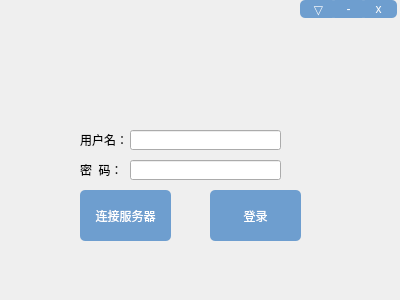
<?xml version="1.0" encoding="UTF-8"?>
<ui version="4.0">
 <class>loginDialog</class>
 <widget class="QDialog" name="loginDialog">
  <property name="geometry">
   <rect>
    <x>0</x>
    <y>0</y>
    <width>400</width>
    <height>300</height>
   </rect>
  </property>
  <property name="windowTitle">
   <string>Dialog</string>
  </property>
  <widget class="QLabel" name="label">
   <property name="geometry">
    <rect>
     <x>0</x>
     <y>0</y>
     <width>401</width>
     <height>301</height>
    </rect>
   </property>
   <property name="text">
    <string/>
   </property>
   <property name="pixmap">
    <pixmap resource="resource.qrc">:/resource/resource/login_3.png</pixmap>
   </property>
  </widget>
  <widget class="QLabel" name="label_4">
   <property name="geometry">
    <rect>
     <x>80</x>
     <y>160</y>
     <width>51</width>
     <height>20</height>
    </rect>
   </property>
   <property name="text">
    <string>密  码：</string>
   </property>
  </widget>
  <widget class="QToolButton" name="btn_addPort">
   <property name="geometry">
    <rect>
     <x>300</x>
     <y>0</y>
     <width>37</width>
     <height>18</height>
    </rect>
   </property>
   <property name="styleSheet">
    <string notr="true">font: 75 12pt &quot;微软雅黑&quot;;
background-color: rgb(110, 158, 207);
color: rgb(255, 255, 255);
border-radius:5px;</string>
   </property>
   <property name="text">
    <string>▽</string>
   </property>
  </widget>
  <widget class="QToolButton" name="btn_close">
   <property name="geometry">
    <rect>
     <x>360</x>
     <y>0</y>
     <width>37</width>
     <height>18</height>
    </rect>
   </property>
   <property name="styleSheet">
    <string notr="true">font: 75 12pt &quot;微软雅黑&quot;;
background-color: rgb(110, 158, 207);
color: rgb(255, 255, 255);
border-radius:5px;</string>
   </property>
   <property name="text">
    <string>x</string>
   </property>
  </widget>
  <widget class="QLineEdit" name="le_uname">
   <property name="geometry">
    <rect>
     <x>130</x>
     <y>130</y>
     <width>151</width>
     <height>20</height>
    </rect>
   </property>
  </widget>
  <widget class="QLabel" name="label_3">
   <property name="geometry">
    <rect>
     <x>80</x>
     <y>130</y>
     <width>48</width>
     <height>20</height>
    </rect>
   </property>
   <property name="text">
    <string>用户名：</string>
   </property>
  </widget>
  <widget class="QLineEdit" name="le_pwd">
   <property name="geometry">
    <rect>
     <x>130</x>
     <y>160</y>
     <width>151</width>
     <height>20</height>
    </rect>
   </property>
  </widget>
  <widget class="QToolButton" name="btn_min">
   <property name="geometry">
    <rect>
     <x>330</x>
     <y>0</y>
     <width>37</width>
     <height>18</height>
    </rect>
   </property>
   <property name="styleSheet">
    <string notr="true">font: 75 12pt &quot;微软雅黑&quot;;
background-color: rgb(110, 158, 207);
color: rgb(255, 255, 255);
border-radius:5px;</string>
   </property>
   <property name="text">
    <string>-</string>
   </property>
  </widget>
  <widget class="QToolButton" name="btn_login">
   <property name="geometry">
    <rect>
     <x>210</x>
     <y>190</y>
     <width>91</width>
     <height>51</height>
    </rect>
   </property>
   <property name="styleSheet">
    <string notr="true">font: 75 12pt &quot;微软雅黑&quot;;
background-color: rgb(110, 158, 207);
color: rgb(255, 255, 255);
border-radius:5px;</string>
   </property>
   <property name="text">
    <string>登录</string>
   </property>
  </widget>
  <widget class="QToolButton" name="btn_login_2">
   <property name="geometry">
    <rect>
     <x>80</x>
     <y>190</y>
     <width>91</width>
     <height>51</height>
    </rect>
   </property>
   <property name="styleSheet">
    <string notr="true">font: 75 12pt &quot;微软雅黑&quot;;
background-color: rgb(110, 158, 207);
color: rgb(255, 255, 255);
border-radius:5px;</string>
   </property>
   <property name="text">
    <string>连接服务器</string>
   </property>
  </widget>
 </widget>
 <resources>
  <include location="resource.qrc"/>
 </resources>
 <connections/>
</ui>
